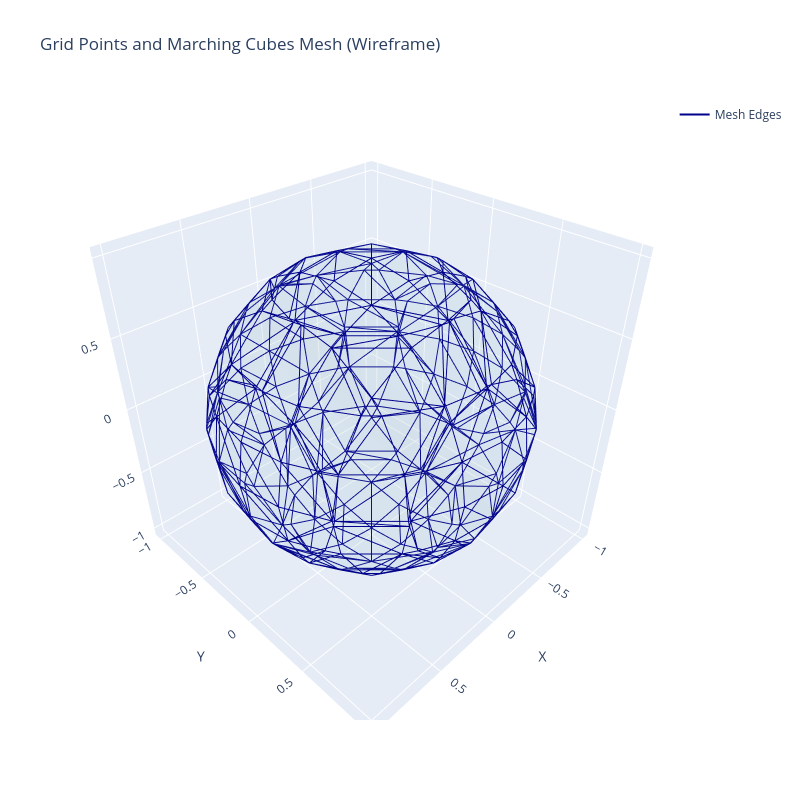

Write notebook code for a chart like this one.
### Code cell
# Create figure
fig = go.Figure()

grids_numpy = grid_vertices.detach().cpu().numpy()
verts_numpy = vertices.detach().cpu().numpy()
faces_numpy = triangles.detach().cpu().numpy()

# Add mesh as wireframe
# First, create the mesh surface with low opacity
fig.add_trace(go.Mesh3d(
    x=verts_numpy[:, 0],
    y=verts_numpy[:, 1],
    z=verts_numpy[:, 2],
    i=faces_numpy[:, 0],
    j=faces_numpy[:, 1],
    k=faces_numpy[:, 2],
    opacity=0.1,
    color='lightblue',
    showlegend=False
))

# Add wireframe edges
edges_x = []
edges_y = []
edges_z = []
for i, j, k in faces_numpy:
    # Edge 1: vertex i to j
    edges_x.extend([verts_numpy[i, 0], verts_numpy[j, 0], None])
    edges_y.extend([verts_numpy[i, 1], verts_numpy[j, 1], None])
    edges_z.extend([verts_numpy[i, 2], verts_numpy[j, 2], None])
    # Edge 2: vertex j to k
    edges_x.extend([verts_numpy[j, 0], verts_numpy[k, 0], None])
    edges_y.extend([verts_numpy[j, 1], verts_numpy[k, 1], None])
    edges_z.extend([verts_numpy[j, 2], verts_numpy[k, 2], None])
    # Edge 3: vertex k to i
    edges_x.extend([verts_numpy[k, 0], verts_numpy[i, 0], None])
    edges_y.extend([verts_numpy[k, 1], verts_numpy[i, 1], None])
    edges_z.extend([verts_numpy[k, 2], verts_numpy[i, 2], None])

fig.add_trace(go.Scatter3d(
    x=edges_x,
    y=edges_y,
    z=edges_z,
    mode='lines',
    line=dict(color='darkblue', width=2),
    name='Mesh Edges',
    showlegend=True
))

fig.update_layout(
    scene=dict(
        xaxis_title='X',
        yaxis_title='Y',
        zaxis_title='Z',
        aspectmode='data'
    ),
    title='Grid Points and Marching Cubes Mesh (Wireframe)',
    width=800,
    height=800
)

fig.show()

### Figure 1 — Plotly figure (JSON) as saved in the notebook; plotly's stock layout.template omitted (floating-point values rounded to 4 significant figures; data arrays with more than 128 entries replaced by an {"elided": "..."} marker saying what was removed)
{"data": [{"color": "lightblue", "i": {"elided": "536 int values"}, "j": {"elided": "536 int values"}, "k": {"elided": "536 int values"}, "opacity": 0.1, "showlegend": false, "type": "mesh3d", "x": {"elided": "270 float values"}, "y": {"elided": "270 float values"}, "z": {"elided": "270 float values"}}, {"line": {"color": "darkblue", "width": 2}, "mode": "lines", "name": "Mesh Edges", "showlegend": true, "type": "scatter3d", "x": {"elided": "4824 float values"}, "y": {"elided": "4824 float values"}, "z": {"elided": "4824 float values"}}], "layout": {"height": 800, "scene": {"aspectmode": "data", "xaxis": {"title": {"text": "X"}}, "yaxis": {"title": {"text": "Y"}}, "zaxis": {"title": {"text": "Z"}}}, "title": {"text": "Grid Points and Marching Cubes Mesh (Wireframe)"}, "width": 800}}
